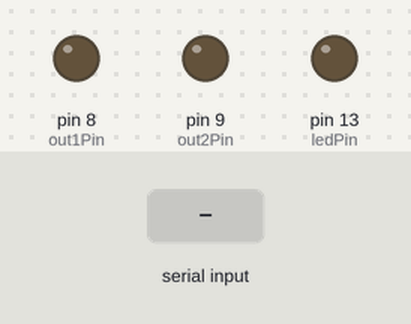
The sketch below on a simulated Arduino Uno, built with avr-gcc and run on an emulated ATmega328P. Parts: output pins drawn as LEDs (lit = HIGH). The test bench sets the inputs (shaded band). What the sketch prints to the serial monitor is not drawn.

Above: at 1.2 s.
1.3 s: "A" received over Serial
At 2.5 s:
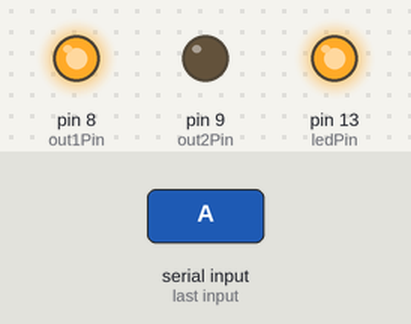
2.8 s: "B" received over Serial
At 5.0 s:
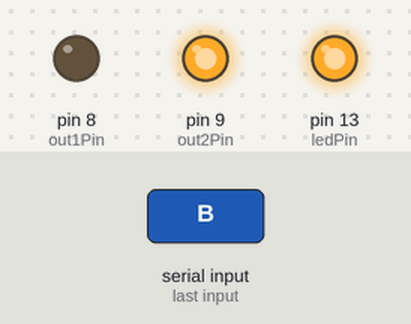
Timing chart, 0 to 8.8 s (numbered marks = the images above; inputs shaded):
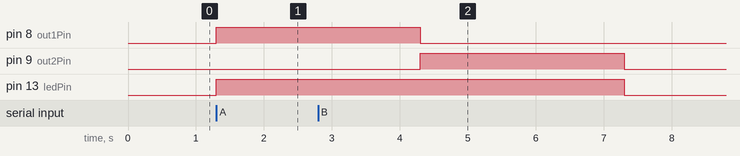

The sketch:

bluetoothgate.ino
```cpp
int out1Pin = 8;
int out2Pin = 9;
int ledPin = 13;

void setup()
{
  pinMode(out1Pin, OUTPUT);
  pinMode(out2Pin, OUTPUT);
  pinMode(ledPin, OUTPUT);
  Serial.begin(9600);
  //Set password
  Serial.print("AT+PIN4545");
}

void loop()
{
  char inChar;
  if(Serial.available())
  {
        inChar = (char)Serial.read();
        if(inChar == 'A')
        {
          Serial.print(" OPEN GATE");
          digitalWrite(out1Pin, HIGH);
          digitalWrite(ledPin, HIGH);
          delay(3000);
          digitalWrite(out1Pin, LOW);
          digitalWrite(ledPin, LOW);
        }
        if(inChar == 'B')
        {
          Serial.print(" CLOSE GATE");
          digitalWrite(out2Pin, HIGH);
          digitalWrite(ledPin, HIGH);
          delay(3000);
          digitalWrite(out2Pin, LOW);
          digitalWrite(ledPin, LOW);
        }
   }
}
```

Measured:
- after the input at 1.3 s, pin 8 (out1Pin), pin 13 (ledPin): LOW → HIGH at once
- after the input at 2.8 s, pin 9 (out2Pin): LOW → HIGH after 1.5 s, → LOW 3.0 s later; pin 13 (ledPin): HIGH → LOW after 4.5 s instead of 1.5 s
